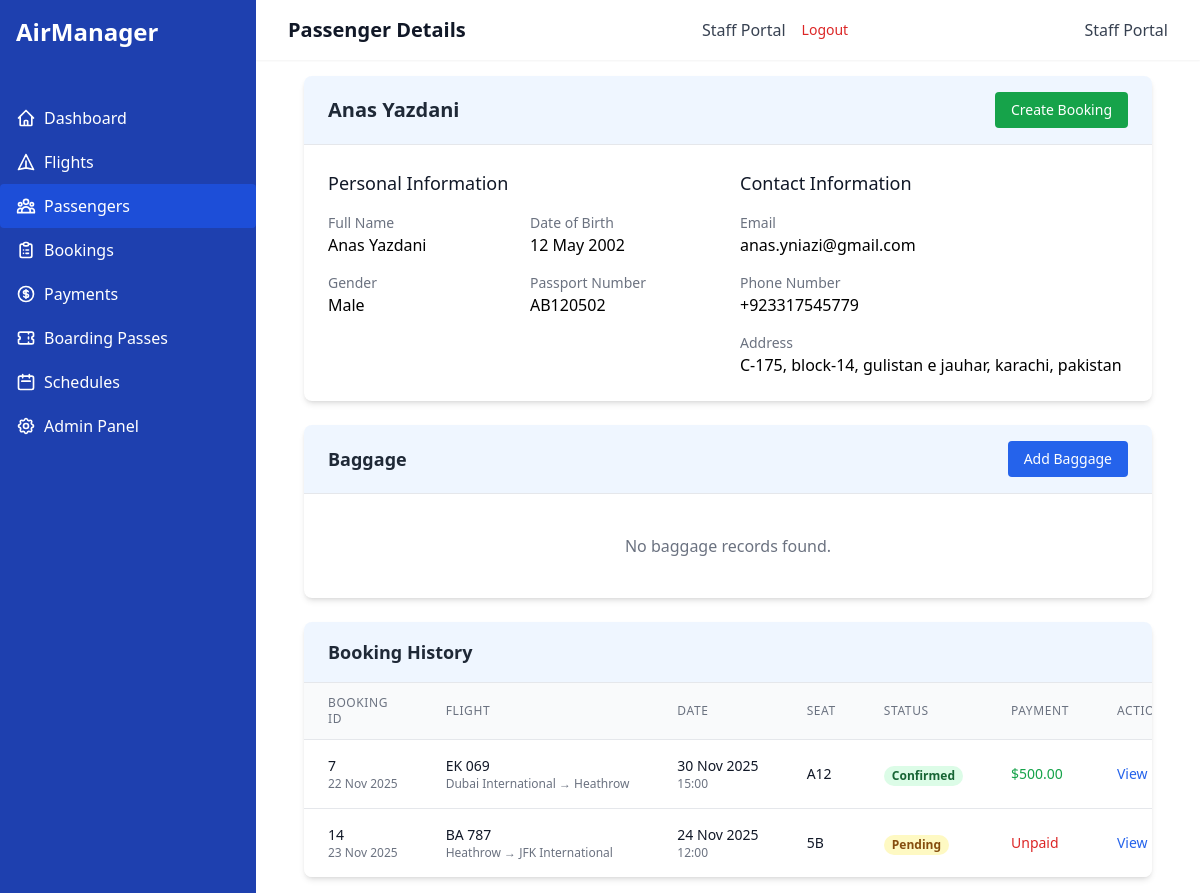
Screenshot of /passengers/5/ (signed in) with the database file from the repository.
### airline_app/models.py (models this page shows, shortened)
class Passenger(models.Model):
    GENDER_CHOICES = [
        ('M', 'Male'),
        ('F', 'Female'),
        ('O', 'Other'),
    ]
    passenger_id = models.AutoField(primary_key=True)
    name = models.CharField(max_length=100)
    date_of_birth = models.DateField()
    gender = models.CharField(max_length=1, choices=GENDER_CHOICES)
    email = models.EmailField()
    phone_number = models.CharField(max_length=15)
    passport_number = models.CharField(max_length=20, unique=True)
    address = models.TextField()

class Booking(models.Model):
    STATUS_CHOICES = [
        ('CONFIRMED', 'Confirmed'),
        ('PENDING', 'Pending'),
        ('CANCELLED', 'Cancelled'),
    ]
    booking_id = models.AutoField(primary_key=True)
    booking_date = models.DateTimeField(auto_now_add=True)
    seat_number = models.CharField(max_length=5)
    passenger = models.ForeignKey(
        Passenger, on_delete=models.CASCADE, related_name='bookings')
    flight = models.ForeignKey(
        Flight, on_delete=models.CASCADE, related_name='bookings')
    status = models.CharField(
        max_length=10, choices=STATUS_CHOICES, default='PENDING')
    class Meta:
        unique_together = ('flight', 'seat_number')

class Flight(models.Model):
    flight_id = models.AutoField(primary_key=True)
    flight_number = models.CharField(max_length=10, unique=True)
    departure_time = models.DateTimeField()
    arrival_time = models.DateTimeField()
    source_airport = models.ForeignKey(
        Airport, on_delete=models.CASCADE, related_name='departing_flights')
    destination_airport = models.ForeignKey(
        Airport, on_delete=models.CASCADE, related_name='arriving_flights')
    aircraft = models.ForeignKey(
        Aircraft, on_delete=models.CASCADE, related_name='flights')
    crew = models.ManyToManyField(CrewMember, related_name='flights')

class Airport(models.Model):
    airport_id = models.AutoField(primary_key=True)
    airport_name = models.CharField(max_length=100)
    location = models.CharField(max_length=100)
    country = models.CharField(max_length=50)

class Payment(models.Model):
    PAYMENT_METHOD_CHOICES = [
        ('CREDIT_CARD', 'Credit Card'),
        ('DEBIT_CARD', 'Debit Card'),
        ('PAYPAL', 'PayPal'),
        ('BANK_TRANSFER', 'Bank Transfer'),
    ]
    payment_id = models.AutoField(primary_key=True)
    amount = models.DecimalField(max_digits=10, decimal_places=2)
    payment_method = models.CharField(
        max_length=15, choices=PAYMENT_METHOD_CHOICES)
    payment_date = models.DateTimeField(auto_now_add=True)
    booking = models.OneToOneField(
        Booking, on_delete=models.CASCADE, related_name='payment')

### airline_app/views.py (the view)
# urls.py: path('passengers/<int:pk>/', views.PassengerDetailView.as_view(),
class PassengerDetailView(LoginRequiredMixin, DetailView):
    model = Passenger
    template_name = 'airline_app/passenger_detail.html'
    context_object_name = 'passenger'
    def get_context_data(self, **kwargs):
        context = super().get_context_data(**kwargs)
        context['bookings'] = self.object.bookings.all()
        context['baggage'] = self.object.baggage.all()
        return context

### airline_app/templates/airline_app/passenger_detail.html (shortened to what this page needs)
{% extends 'airline_app/base.html' %}
{% block header %}Passenger Details{% endblock %}
{% block content %}
<div class="bg-white rounded-lg shadow-md overflow-hidden mb-6">
    <div class="bg-blue-50 px-6 py-4 border-b border-gray-200 flex justify-between items-center">
        <h2 class="text-xl font-semibold text-gray-800">{{ passenger.name }}</h2>
        <div class="flex space-x-2">
            <a href="{% url 'booking-create' %}?passenger={{ passenger.pk }}" class="bg-green-600 hover:bg-green-700 text-white text-sm font-medium py-2 px-4 rounded transition-colors">
                Create Booking
            </a>
        </div>
    </div>
    <div class="p-6">
        <div class="grid grid-cols-1 md:grid-cols-2 gap-6">
            <div>
                <h3 class="text-lg font-medium text-gray-900 mb-4">Personal Information</h3>
                <div class="grid grid-cols-2 gap-4">
                    <div>
                        <p class="text-sm text-gray-500">Full Name</p>
                        <p class="text-base font-medium">{{ passenger.name }}</p>
                    </div>
                    <div>
                        <p class="text-sm text-gray-500">Date of Birth</p>
                        <p class="text-base font-medium">{{ passenger.date_of_birth|date:"d M Y" }}</p>
                    </div>
                    <div>
                        <p class="text-sm text-gray-500">Gender</p>
                        <p class="text-base font-medium">{{ passenger.get_gender_display }}</p>
                    </div>
                    <div>
                        <p class="text-sm text-gray-500">Passport Number</p>
                        <p class="text-base font-medium">{{ passenger.passport_number }}</p>
                    </div>
                </div>
            </div>
            <div>
                <h3 class="text-lg font-medium text-gray-900 mb-4">Contact Information</h3>
                <div class="grid grid-cols-1 gap-4">
                    <div>
                        <p class="text-sm text-gray-500">Email</p>
                        <p class="text-base font-medium">{{ passenger.email }}</p>
                    </div>
                    <div>
                        <p class="text-sm text-gray-500">Phone Number</p>
                        <p class="text-base font-medium">{{ passenger.phone_number }}</p>
                    </div>
                    <div>
                        <p class="text-sm text-gray-500">Address</p>
                        <p class="text-base font-medium">{{ passenger.address }}</p>
                    </div>
                </div>
            </div>
        </div>
    </div>
</div>
<div class="bg-white rounded-lg shadow-md overflow-hidden mb-6">
    <div class="bg-blue-50 px-6 py-4 border-b border-gray-200 flex justify-between items-center">
        <h2 class="text-lg font-semibold text-gray-800">Baggage</h2>
        <a href="#" class="bg-blue-600 hover:bg-blue-700 text-white text-sm font-medium py-2 px-4 rounded transition-colors">
            Add Baggage
        </a>
    </div>
    <div class="p-6">
        <div class="grid grid-cols-1 md:grid-cols-3 gap-4">
            {% for bag in passenger.baggage.all %}
            <div class="bg-gray-50 border border-gray-200 rounded-lg p-4">
                <div class="flex justify-between items-center mb-2">
                    <span class="inline-flex items-center px-2.5 py-0.5 rounded-full text-xs font-medium bg-blue-100 text-blue-800">
                        {{ bag.get_type_display }}
                    </span>
                    <span class="text-gray-500 text-sm">ID: {{ bag.baggage_id }}</span>
                </div>
                <div class="flex items-center justify-center mt-2">
                    <svg class="h-10 w-10 text-gray-400" fill="none" stroke="currentColor" viewBox="0 0 24 24" xmlns="http://www.w3.org/2000/svg">
                        <path stroke-linecap="round" stroke-linejoin="round" stroke-width="2" d="M9 12h6m-6 4h6m2 5H7a2 2 0 01-2-2V5a2 2 0 012-2h5.586a1 1 0 01.707.293l5.414 5.414a1 1 0 01.293.707V19a2 2 0 01-2 2z"></path>
                    </svg>
                </div>
                <div class="text-center mt-2">
                    <p class="text-lg font-bold">{{ bag.weight }} kg</p>
                </div>
            </div>
            {% empty %}
            <div class="col-span-3 text-center py-4">
                <p class="text-gray-500">No baggage records found.</p>
            </div>
            {% endfor %}
        </div>
    </div>
</div>
<div class="bg-white rounded-lg shadow-md overflow-hidden">
    <div class="bg-blue-50 px-6 py-4 border-b border-gray-200">
        <h2 class="text-lg font-semibold text-gray-800">Booking History</h2>
    </div>
    <div class="overflow-x-auto">
        <table class="min-w-full divide-y divide-gray-200">
            <thead class="bg-gray-50">
                <tr>
                    <th class="px-6 py-3 text-left text-xs font-medium text-gray-500 uppercase tracking-wider">Booking ID</th>
                    <th class="px-6 py-3 text-left text-xs font-medium text-gray-500 uppercase tracking-wider">Flight</th>
                    <th class="px-6 py-3 text-left text-xs font-medium text-gray-500 uppercase tracking-wider">Date</th>
                    <th class="px-6 py-3 text-left text-xs font-medium text-gray-500 uppercase tracking-wider">Seat</th>
                    <th class="px-6 py-3 text-left text-xs font-medium text-gray-500 uppercase tracking-wider">Status</th>
                    <th class="px-6 py-3 text-left text-xs font-medium text-gray-500 uppercase tracking-wider">Payment</th>
                    <th class="px-6 py-3 text-left text-xs font-medium text-gray-500 uppercase tracking-wider">Actions</th>
                </tr>
            </thead>
            <tbody class="bg-white divide-y divide-gray-200">
                {% for booking in passenger.bookings.all %}
                <tr class="hover:bg-gray-50 transition-colors">
                    <td class="px-6 py-4 whitespace-nowrap">
                        <div class="text-sm font-medium text-gray-900">{{ booking.booking_id }}</div>
                        <div class="text-xs text-gray-500">{{ booking.booking_date|date:"d M Y" }}</div>
                    </td>
                    <td class="px-6 py-4 whitespace-nowrap">
                        <div class="text-sm font-medium text-gray-900">{{ booking.flight.flight_number }}</div>
                        <div class="text-xs text-gray-500">
                            {{ booking.flight.source_airport.airport_name }} → {{ booking.flight.destination_airport.airport_name }}
                        </div>
                    </td>
                    <td class="px-6 py-4 whitespace-nowrap">
                        <div class="text-sm text-gray-900">{{ booking.flight.departure_time|date:"d M Y" }}</div>
                        <div class="text-xs text-gray-500">{{ booking.flight.departure_time|date:"H:i" }}</div>
                    </td>
                    <td class="px-6 py-4 whitespace-nowrap text-sm text-gray-900">
                        {{ booking.seat_number }}
                    </td>
                    <td class="px-6 py-4 whitespace-nowrap">
                        {% if booking.status == 'CONFIRMED' %}
                        <span class="px-2 inline-flex text-xs leading-5 font-semibold rounded-full bg-green-100 text-green-800">
                            Confirmed
                        </span>
                        {% elif booking.status == 'PENDING' %}
                        <span class="px-2 inline-flex text-xs leading-5 font-semibold rounded-full bg-yellow-100 text-yellow-800">
                            Pending
                        </span>
                        {% else %}
                        <span class="px-2 inline-flex text-xs leading-5 font-semibold rounded-full bg-red-100 text-red-800">
                            Cancelled
                        </span>
                        {% endif %}
                    </td>
                    <td class="px-6 py-4 whitespace-nowrap text-sm text-gray-500">
                        {% if booking.payment %}
                        <span class="text-green-600">${{ booking.payment.amount }}</span>
                        {% else %}
                        <span class="text-red-600">Unpaid</span>
                        {% endif %}
                    </td>
                    <td class="px-6 py-4 whitespace-nowrap text-sm text-gray-500">
                        <a href="{% url 'booking-detail' booking.pk %}" class="text-blue-600 hover:text-blue-900 mr-3">View</a>
                    </td>
                </tr>
                {% empty %}
                <tr>
                    <td colspan="7" class="px-6 py-4 text-center text-gray-500">No bookings found for this passenger.</td>
                </tr>
                {% endfor %}
            </tbody>
        </table>
    </div>
</div>
{% endblock %}

### rows the page displays
Passenger: name "Anas Yazdani", date_of_birth "12 May 2002", gender "Male", passport_number "AB120502", email "anas.yniazi@gmail.com", phone_number "+923317545779", address "C-175, block-14, gulistan e jauhar, karachi, pakistan"
Booking: booking_id "7", booking_date "22 Nov 2025", flight.flight_number "EK 069", flight.source_airport.airport_name "Dubai International", flight.destination_airport.airport_name "Heathrow", flight.departure_time "30 Nov 2025", flight.departure_time "15:00", seat_number "A12", status "Confirmed", payment.amount "500.00"
Booking: booking_id "14", booking_date "23 Nov 2025", flight.flight_number "BA 787", flight.source_airport.airport_name "Heathrow", flight.destination_airport.airport_name "JFK International", flight.departure_time "24 Nov 2025", flight.departure_time "12:00", seat_number "5B", status "Pending", shows "Unpaid"
